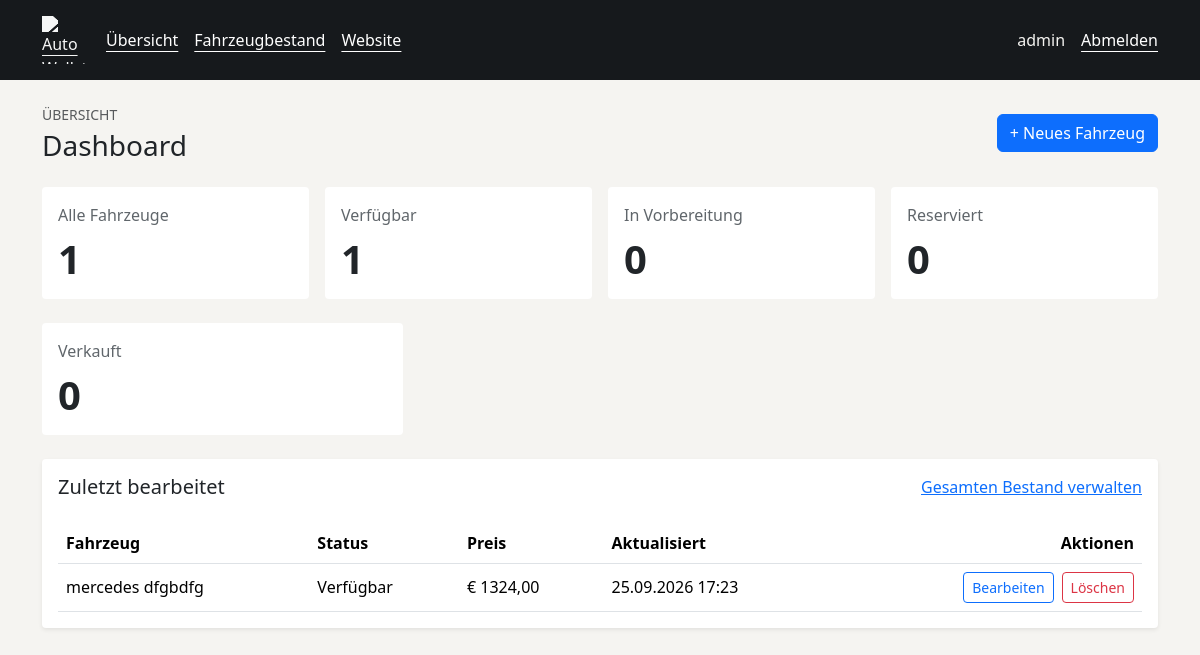
/verwaltung/ (signed in), run on an earlier commit of the app's database.
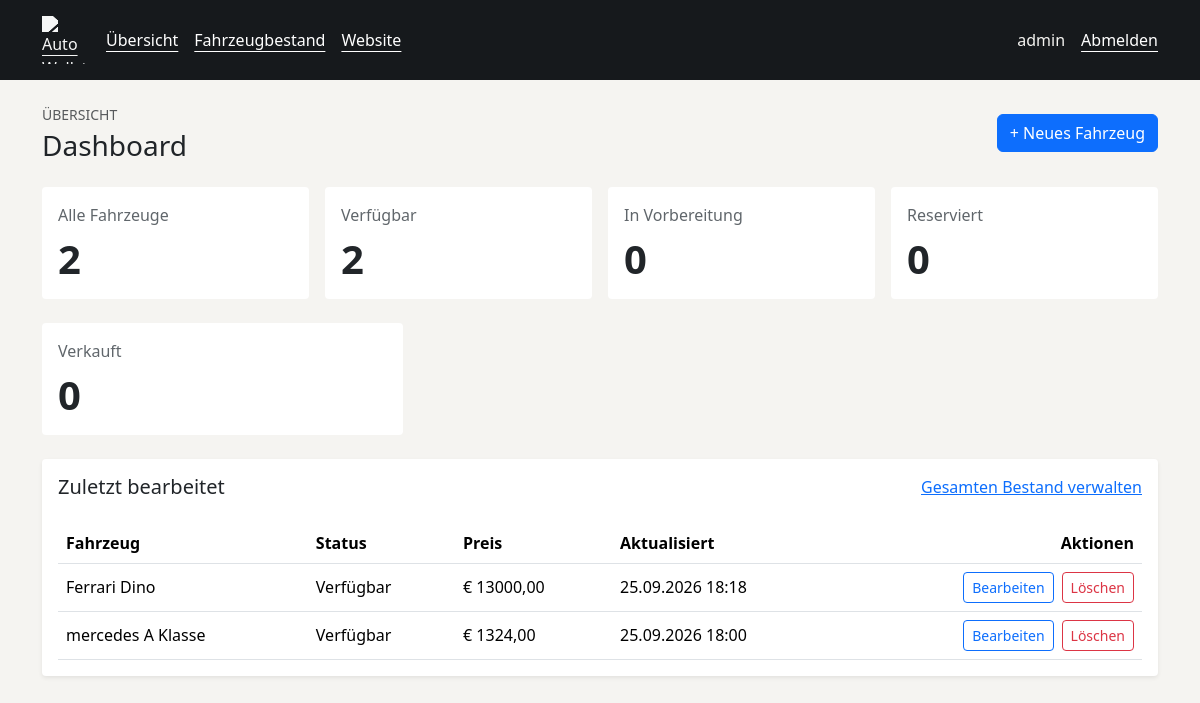
And on a later commit of the database.
### vehicles/models.py (models this page shows, shortened)
class Vehicle(models.Model):
    internal_number = models.CharField(max_length=50, unique=True, verbose_name="Interne Fahrzeugnummer")
    brand = models.CharField(max_length=100, verbose_name="Marke")
    model = models.CharField(max_length=120, verbose_name="Modell")
    variant = models.CharField(max_length=150, blank=True, verbose_name="Variante / Modellbezeichnung")
    vehicle_type = models.CharField(max_length=80, verbose_name="Fahrzeugtyp")
    first_registration = models.DateField(verbose_name="Erstzulassung")
    year = models.PositiveIntegerField(verbose_name="Baujahr")
    mileage = models.PositiveIntegerField(verbose_name="Kilometerstand")
    fuel_type = models.CharField(max_length=60, verbose_name="Kraftstoffart")
    transmission = models.CharField(max_length=50, verbose_name="Getriebe")
    power_kw = models.PositiveIntegerField(verbose_name="Leistung kW")
    power_ps = models.PositiveIntegerField(verbose_name="Leistung PS")
    engine_capacity = models.PositiveIntegerField(verbose_name="Hubraum")
    doors = models.PositiveIntegerField(verbose_name="Anzahl Türen")
    seats = models.PositiveIntegerField(verbose_name="Anzahl Sitzplätze")
    exterior_color = models.CharField(max_length=80, verbose_name="Außenfarbe")
    interior_equipment = models.CharField(max_length=200, blank=True, verbose_name="Innenausstattung")
    vin = models.CharField(max_length=50, blank=True, verbose_name="FIN / Fahrgestellnummer")
    previous_owners = models.PositiveIntegerField(default=0, verbose_name="Anzahl Vorbesitzer")
    hu_valid_until = models.DateField(blank=True, null=True, verbose_name="HU gültig bis")
    purchase_price = models.DecimalField(max_digits=12, decimal_places=2, verbose_name="Einkaufspreis")
    sale_price = models.DecimalField(max_digits=12, decimal_places=2, verbose_name="Verkaufspreis")
    description = models.TextField(blank=True, verbose_name="Beschreibung")
    equipment = models.TextField(blank=True, verbose_name="Ausstattung")
    status = models.CharField(
        max_length=30,
        choices=VehicleStatus.choices,
        default=VehicleStatus.IN_PREPARATION,
        verbose_name="Status",
    )
    is_published = models.BooleanField(default=False, verbose_name="Veröffentlicht")
    public_visible = models.BooleanField(default=False, verbose_name="Öffentlich sichtbar")
    created_at = models.DateTimeField(default=timezone.now, verbose_name="Datum der Aufnahme")
    updated_at = models.DateTimeField(auto_now=True, verbose_name="Datum der letzten Änderung")
    class Meta:
        ordering = ["-updated_at"]
        verbose_name = "Fahrzeug"
        verbose_name_plural = "Fahrzeuge"

### vehicles/views.py (the view)
@login_required(login_url="login")
@permission_required(('vehicles.view_vehicle',), raise_exception=True)
def dashboard(request):
    vehicles = Vehicle.objects.all()
    stats = {
        "total": vehicles.count(),
        "available": vehicles.filter(status=VehicleStatus.AVAILABLE).count(),
        "in_preparation": vehicles.filter(status=VehicleStatus.IN_PREPARATION).count(),
        "reserved": vehicles.filter(status=VehicleStatus.RESERVED).count(),
        "sold": vehicles.filter(status=VehicleStatus.SOLD).count(),
    }
    recent = vehicles.order_by("-updated_at")[:5]
    return render(request, "admin/dashboard.html", {"stats": stats, "recent_vehicles": recent})

### templates/admin/dashboard.html (shortened to what the changed rows need)
{% extends "admin/base.html" %}
{% block content %}
<div class="container py-4">
        <div class="dashboard-shell">
            <div class="d-flex flex-column flex-md-row justify-content-between align-items-md-center gap-3 mb-4">
                <div>
                    <h1 class="h3 mb-0">Dashboard</h1>
                </div>
            </div>
            <div class="row g-3 mb-4">
                <div class="col-12 col-md-3">
                    <div class="stat-card card border-0 h-100">
                        <div class="card-body">
                            <div class="stat-label">Alle Fahrzeuge</div>
                            <div class="display-6 fw-semibold mt-2">{{ stats.total }}</div>
                        </div>
                    </div>
                </div>
                <div class="col-12 col-md-3">
                    <div class="stat-card card border-0 h-100">
                        <div class="card-body">
                            <div class="stat-label">Verfügbar</div>
                            <div class="display-6 fw-semibold mt-2">{{ stats.available }}</div>
                        </div>
                    </div>
                </div>
            </div>
            <div class="card border-0 shadow-sm">
                <div class="card-body">
                    <div class="d-flex flex-wrap justify-content-between gap-3 mb-3"><h2 class="h5">Zuletzt bearbeitet</h2><a href="{% url 'management_vehicles' %}">Gesamten Bestand verwalten</a></div>
                    {% if recent_vehicles %}
                        <div class="table-responsive">
                            <table class="table table-hover align-middle mb-0">
                                <thead>
                                    <tr>
                                        <th>Fahrzeug</th>
                                        <th>Status</th>
                                        <th>Preis</th>
                                        <th>Aktualisiert</th>
                                        <th class="text-end">Aktionen</th>
                                    </tr>
                                </thead>
                                <tbody>
                                    {% for vehicle in recent_vehicles %}
                                        <tr>
                                            <td>{{ vehicle.brand }} {{ vehicle.model }}</td>
                                            <td>{{ vehicle.get_status_display }}</td>
                                            <td>€ {{ vehicle.sale_price }}</td>
                                            <td>{{ vehicle.updated_at|date:"d.m.Y H:i" }}</td>
                                            <td class="text-end">
                                                <div class="d-flex justify-content-end gap-2">
                                                    {% if perms.vehicles.change_vehicle %}<a href="{% url 'vehicle_update' vehicle.pk %}" class="btn btn-sm btn-outline-primary">Bearbeiten</a>{% endif %}
                                                    {% if perms.vehicles.delete_vehicle %}<a href="{% url 'vehicle_delete' vehicle.pk %}" class="btn btn-sm btn-outline-danger">Löschen</a>{% endif %}
                                                </div>
                                            </td>
                                        </tr>
                                    {% endfor %}
                                </tbody>
                            </table>
                        </div>
                    {% else %}
                        <p class="text-muted mb-0">Noch keine Fahrzeuge angelegt.</p>
                    {% endif %}
                </div>
            </div>
        </div>
    </div>
{% endblock %}

What changed in the data, as far as the page shows it:
added Vehicle: brand "Ferrari", model "Dino", status "Verfügbar", sale_price "13000,00", updated_at "25.09.2026 18:18"
changed Vehicle "mercedes": model "dfgbdfg" → "A Klasse"; updated_at "25.09.2026 17:23" → "25.09.2026 18:00"
Also different on the page:
{{ stats.total }}: "1" → "2"
{{ stats.available }}: "1" → "2"
